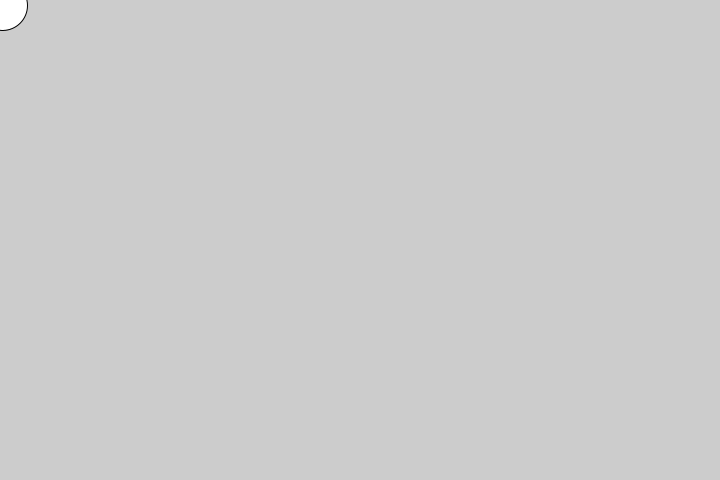
Frame 1 (no input)
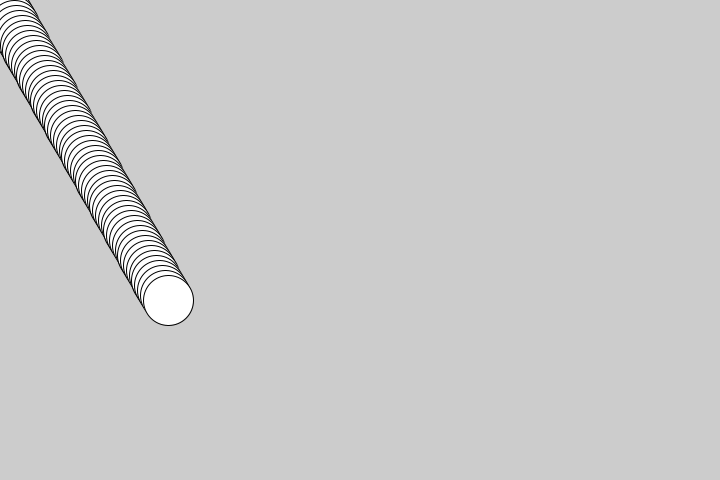
Frame 60 (the mouse pressed at the canvas centre just before this capture)
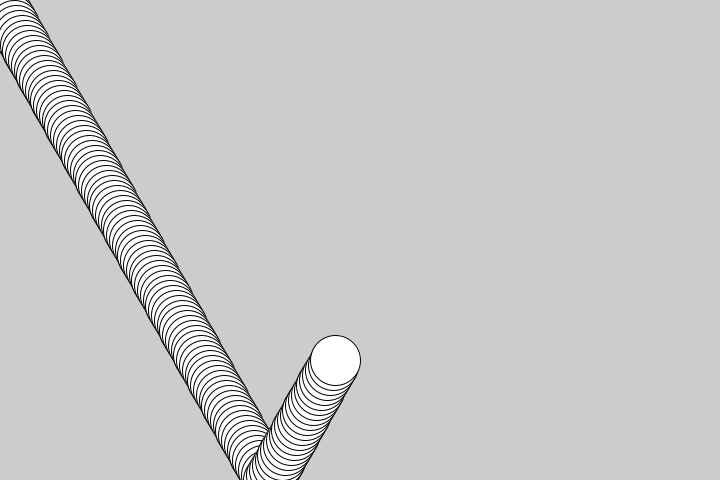
Frame 120 (the mouse held since frame 60 and released just before this capture)

The Processing sketch that drew these frames (run headless with seeded random() and noise(); from frame 60 on, the mouse is pressed at the canvas centre):

// Processing sketch: ball1
// ── ball1.pde
float circleX;
float circleY;
float circleSpeedX;
float circleSpeedY;


void setup() {
  size(720, 480);

  circleX = 0;
  circleSpeedX = 2.8;
  circleY = 0;
  circleSpeedY = 5;
}

void draw() {
  //background(0);

  circleX = circleX + circleSpeedX;
  circleY = circleY + circleSpeedY;

  if (circleX >= width || circleX <= 0) {
    circleSpeedX = circleSpeedX * -1;
  }
  if (circleY >= height || circleY <= 0) {
    circleSpeedY = circleSpeedY * -1;
  }

  ellipse(circleX, circleY, 50, 50);
}
